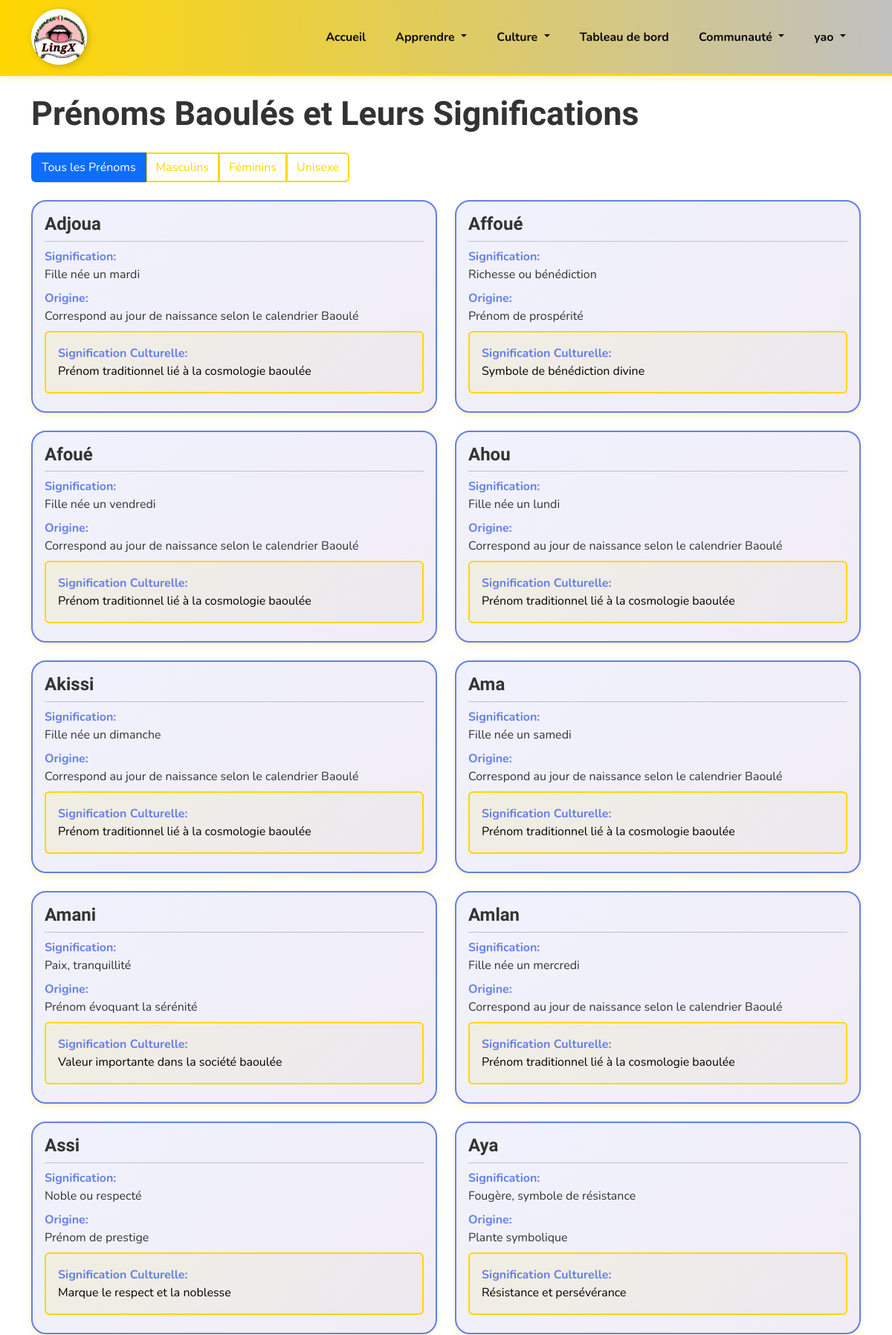
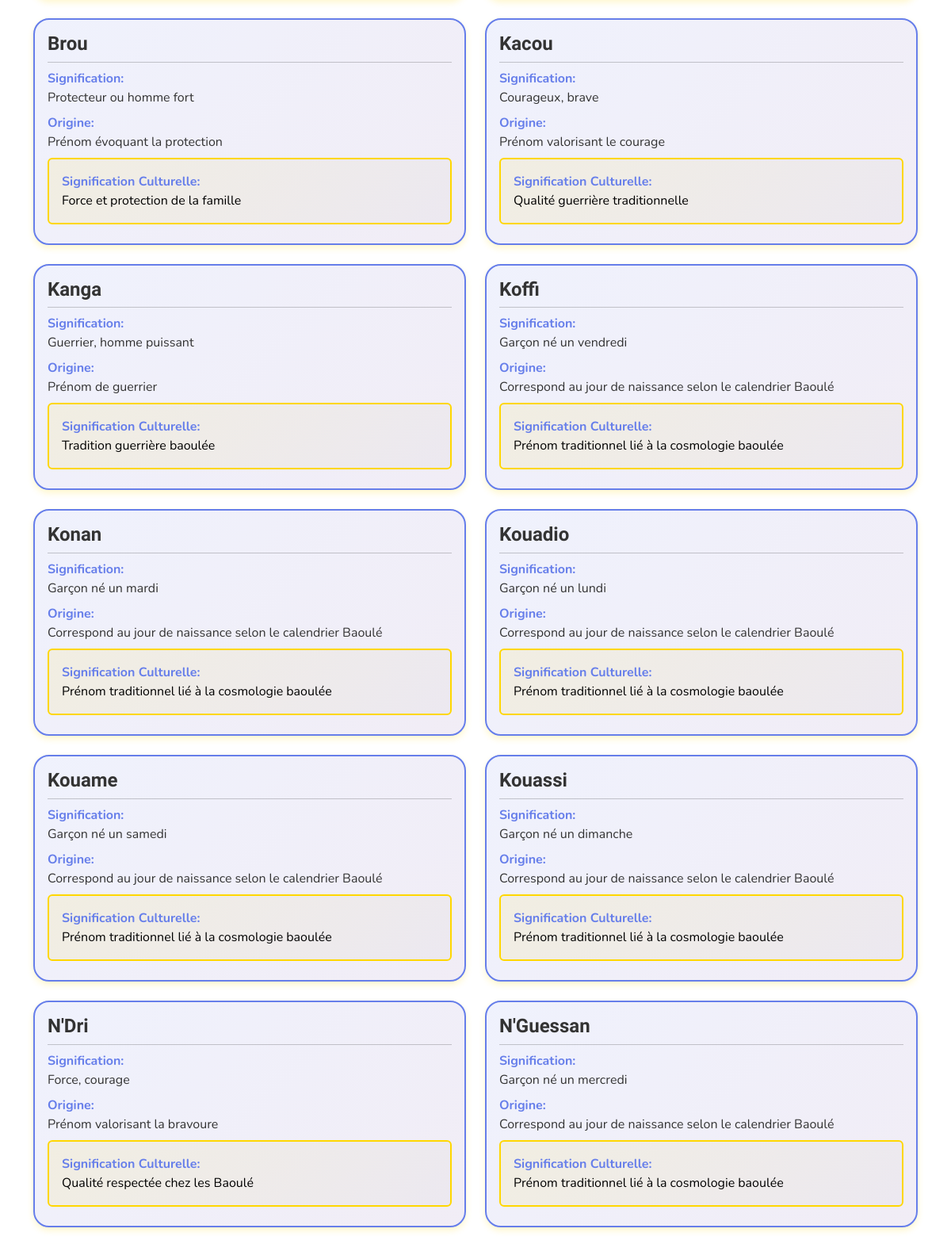
The app's page /baule-names/ (signed in, upper part) with its own data (2 pictures, top to bottom).
### lingx/models.py (models this page shows, shortened)
class BaouleName(models.Model):
    GENDER_CHOICES = [
        ('M', 'Masculin'),
        ('F', 'Féminin'),
        ('U', 'Unisexe'),
    ]
    name_baule = models.CharField(max_length=100, unique=True)
    meaning_french = models.TextField()
    gender = models.CharField(max_length=1, choices=GENDER_CHOICES, default='U')
    origin = models.CharField(max_length=200, blank=True, help_text="Origine ou histoire du prénom")
    cultural_significance = models.TextField(blank=True, help_text="Signification culturelle")
    similar_names = models.TextField(blank=True, help_text="Prénoms similaires ou variantes")
    audio_file = models.FileField(upload_to='audio/names/', blank=True, null=True)
    order = models.IntegerField(default=0)
    created_at = models.DateTimeField(auto_now_add=True)
    class Meta:
        ordering = ['order', 'name_baule']

### lingx/views.py (the view)
# urls.py: path('baule-names/', views.baule_names_view, name='baule_names'),
@login_required
def baule_names_view(request):
    gender = request.GET.get('gender', '')
    if gender in ['M', 'F', 'U']:
        names = BaouleName.objects.filter(gender=gender)
    else:
        names = BaouleName.objects.all()
    context = {
        'names': names,
        'selected_gender': gender,
    }
    return render(request, 'baule_names.html', context)

### lingx/context_processors.py (called while the page is built, shortened)
def sous_groupes_images(request):
    repo_static = Path(__file__).resolve().parents[2] / 'static'
    images_dir = repo_static / 'images' / 'SOUS GROUPES'
    if not images_dir.exists() or not images_dir.is_dir():
        return {'sous_groupes_images': []}

### templates/baule_names.html (shortened to what this page needs)
{% extends 'base.html' %} {% load static %} {% block content %}
<div class="container mt-4">
  <h1>Prénoms Baoulés et Leurs Significations</h1>
  <div class="mb-4">
    <div class="btn-group" role="group" aria-label="Filtrer les prénoms">
      <a
        href="{% url 'baule_names' %}"
        class="btn btn-outline-primary {% if not selected_gender %}active{% endif %}"
      >
        Tous les Prénoms
      </a>
      <a
        href="?gender=M"
        class="btn btn-outline-primary {% if selected_gender == 'M' %}active{% endif %}"
      >
        Masculins
      </a>
      <a
        href="?gender=F"
        class="btn btn-outline-primary {% if selected_gender == 'F' %}active{% endif %}"
      >
        Féminins
      </a>
      <a
        href="?gender=U"
        class="btn btn-outline-primary {% if selected_gender == 'U' %}active{% endif %}"
      >
        Unisexe
      </a>
    </div>
  </div>
  <div class="row">
    {% for name in names %}
    <div class="col-md-6 mb-4">
      <div
        class="card h-100 name-card position-relative"
        style="min-height: 220px"
      >
        <div class="card-body baoule-content">
          <h4 class="card-title mb-0">{{ name.name_baule }}</h4>
          <hr class="my-2" />
          <p class="card-text mb-2">
            <strong>Signification:</strong><br />
            {{ name.meaning_french }}
          </p>
          {% if name.origin %}
          <p class="card-text mb-2">
            <strong>Origine:</strong><br />
            {{ name.origin }}
          </p>
          {% endif %} {% if name.cultural_significance %}
          <div class="alert alert-info mb-2">
            <strong>Signification Culturelle:</strong><br />
            {{ name.cultural_significance }}
          </div>
          {% endif %}
        </div>
      </div>
    </div>
    {% empty %}
    <div class="col-12">
      <div class="alert alert-warning">
        Aucun prénom trouvé pour cette sélection.
      </div>
    </div>
    {% endfor %}
  </div>
</div>
{% endblock %}

### templates/base.html (shortened to what this page needs)
{% load static %}
<!doctype html>
<html lang="fr">
  <head>
    <link
      href="https://cdn.jsdelivr.net/npm/bootstrap@5.3.0/dist/css/bootstrap.min.css"
      rel="stylesheet"
    />
    <link rel="stylesheet" href="{% static 'css/esatic-theme.css' %}" />
    <link rel="stylesheet" href="{% static 'css/duolingo-baoule.css' %}" />
  </head>
  <body>
    <nav class="navbar navbar-expand-lg sticky-top">
      <div class="container">
        <a
          class="navbar-brand"
          href="{% url 'home' %}"
          style="display: flex; align-items: center; padding: 0"
        >
          <img
            src="{% static 'images/lingx_circular.png' %}"
            alt="LingX Logo"
            style="
              width: 75px;
              height: 75px;
              object-fit: contain;
              filter: drop-shadow(2px 2px 4px rgba(0, 0, 0, 0.2));
            "
          />
        </a>
        <div class="collapse navbar-collapse" id="navbarNav">
          <ul class="navbar-nav ms-auto">
            {% if user.is_authenticated %}
            <li class="nav-item">
              <a class="nav-link" href="{% url 'home' %}"> Accueil</a>
            </li>
            {% endif %}
            <li class="nav-item dropdown">
              <a
                class="nav-link dropdown-toggle"
                href="#"
                role="button"
                data-bs-toggle="dropdown"
              >
                Apprendre
              </a>
            </li>
            <li class="nav-item dropdown">
              <a
                class="nav-link dropdown-toggle"
                href="#"
                role="button"
                data-bs-toggle="dropdown"
              >
                Culture
              </a>
            </li>
            {% if user.is_authenticated %}
            <li class="nav-item">
              <a class="nav-link" href="{% url 'dashboard' %}">
                Tableau de bord</a
              >
            </li>
            <li class="nav-item dropdown">
              <a
                class="nav-link dropdown-toggle"
                href="#"
                role="button"
                data-bs-toggle="dropdown"
              >
                Communauté
              </a>
            </li>
            <li class="nav-item dropdown">
              <a
                class="nav-link dropdown-toggle"
                href="#"
                role="button"
                data-bs-toggle="dropdown"
              >
                {{ user.username }}
              </a>
            </li>
            {% endif %}
          </ul>
        </div>
      </div>
    </nav>
    <main>{% block content %}{% endblock %}</main>
  </body>
</html>

### static/css/esatic-theme.css (style rules this page uses)
:root { --primary-color: #ffd700; --secondary-color: #c0c0c0; --success-color: #66BB6A; --warning-color: #ffd700; --danger-color: #EF5350; --dark-color: #000000; --light-color: #ffffff; --gradient: linear-gradient(135deg, #ffd700 0%, #c0c0c0 100%); }
body { font-family: 'Inter', -apple-system, BlinkMacSystemFont, 'Segoe UI', sans-serif; background: #ffffff; min-height: 100vh; color: #000000; }
.navbar { background: var(--gradient) !important; backdrop-filter: blur(10px); box-shadow: 0 4px 8px rgba(255, 215, 0, 0.2); }
.navbar-brand { font-weight: 700; font-size: 1.5rem; font-family: 'Playfair Display', serif; color: #000000 !important; }
.nav-link { color: #000000 !important; font-weight: 600; }
.btn-outline-primary { border: 2px solid #ffd700; color: #ffd700; background: transparent; }
.card { border: 2px solid #ffd700; border-radius: 20px; box-shadow: 0 4px 8px rgba(255, 215, 0, 0.2); transition: all 0.3s ease; overflow: hidden; background: white; }
.alert-info { background: linear-gradient(135deg, rgba(255, 215, 0, 0.1) 0%, rgba(192, 192, 192, 0.1) 100%); border: 2px solid #ffd700; color: #000000; }

### static/css/duolingo-baoule.css (style rules this page uses)
:root { --or: #FFD700; --or-clair: #FFED4E; --or-sombre: #CCB000; --argent: #C0C0C0; --argent-clair: #E8E8E8; --argent-sombre: #A9A9A9; --bleu: #007FFF; --bleu-nuit: #003F7F; --bleu-clair: #4DA6FF; --orange-red: #FF4500; --blanc: #FFFFFF; --noir-doux: #0A0A0A; --gris-fond: #F4F6F8; --texte: #333333; --gradient-navbar: linear-gradient(90deg, #FFD700 0%, #C0C0C0 100%); --gold: #FFD700; --gold-dark: #CCB000; --brun: #003F7F; --vert: #4CAF50; --noir: #007FFF; --creme: #FFF8E7; --rouge: #FF4500; --bleu-old: #007FFF; --orange: #FF4500; --vert-clair: #E8F5E9; --rouge-clair: #FFEBEE; --bleu-clair-old: #E3F2FD; --gris: #F4F6F8; }
body { font-family: 'Nunito', sans-serif; color: var(--texte); }
h1, h2, h3, h4, h5, h6, .section-title { font-family: 'Baloo 2', cursive; font-weight: 700; }

### templates/base.html (style rules this page uses)
:root { --or: #ffd700; --or-clair: #ffed4e; --or-sombre: #ccb000; --argent: #c0c0c0; --argent-clair: #e8e8e8; --bleu: #007fff; --bleu-nuit: #003f7f; --bleu-clair: #4da6ff; --orange-red: #ff4500; }
.navbar { background: linear-gradient(90deg, #ffd700 0%, #c0c0c0 100%) !important; border-bottom: 3px solid #ffd700; padding: 12px 0 !important; min-height: auto; }
.navbar .nav-link { color: #0a0a0a !important; font-weight: 700 !important; font-size: 16px !important; padding: 12px 20px !important; transition: all 0.2s; }
h1 { font-size: 2.8rem !important; font-weight: 900 !important; margin-bottom: 25px !important; }
h4 { font-size: 1.5rem !important; font-weight: 700 !important; margin-bottom: 15px !important; }

### templates/baule_names.html (style rules this page uses)
.name-card { background: linear-gradient( 135deg, rgba(102, 126, 234, 0.1) 0%, rgba(118, 75, 162, 0.1) 100% ); border: 2px solid #667eea; transition: transform 0.3s, box-shadow 0.3s; }
.name-card .card-body { color: #333; }
.name-card strong { color: #667eea; }

### records on screen
BaouleName: name_baule "Adjoua", meaning_french "Fille née un mardi", origin "Correspond au jour de naissance selon le calendrier Baoulé", cultural_significance "Prénom traditionnel lié à la cosmologie baoulée"
BaouleName: name_baule "Affoué", meaning_french "Richesse ou bénédiction", origin "Prénom de prospérité", cultural_significance "Symbole de bénédiction divine"
BaouleName: name_baule "Afoué", meaning_french "Fille née un vendredi", origin "Correspond au jour de naissance selon le calendrier Baoulé", cultural_significance "Prénom traditionnel lié à la cosmologie baoulée"
BaouleName: name_baule "Ahou", meaning_french "Fille née un lundi", origin "Correspond au jour de naissance selon le calendrier Baoulé", cultural_significance "Prénom traditionnel lié à la cosmologie baoulée"
BaouleName: name_baule "Akissi", meaning_french "Fille née un dimanche", origin "Correspond au jour de naissance selon le calendrier Baoulé", cultural_significance "Prénom traditionnel lié à la cosmologie baoulée"
BaouleName: name_baule "Ama", meaning_french "Fille née un samedi", origin "Correspond au jour de naissance selon le calendrier Baoulé", cultural_significance "Prénom traditionnel lié à la cosmologie baoulée"
BaouleName: name_baule "Amani", meaning_french "Paix, tranquillité", origin "Prénom évoquant la sérénité", cultural_significance "Valeur importante dans la société baoulée"
BaouleName: name_baule "Amlan", meaning_french "Fille née un mercredi", origin "Correspond au jour de naissance selon le calendrier Baoulé", cultural_significance "Prénom traditionnel lié à la cosmologie baoulée"
BaouleName: name_baule "Assi", meaning_french "Noble ou respecté", origin "Prénom de prestige", cultural_significance "Marque le respect et la noblesse"
BaouleName: name_baule "Aya", meaning_french "Fougère, symbole de résistance", origin "Plante symbolique", cultural_significance "Résistance et persévérance"
BaouleName: name_baule "Brou", meaning_french "Protecteur ou homme fort", origin "Prénom évoquant la protection", cultural_significance "Force et protection de la famille"
BaouleName: name_baule "Kacou", meaning_french "Courageux, brave", origin "Prénom valorisant le courage", cultural_significance "Qualité guerrière traditionnelle"
BaouleName: name_baule "Kanga", meaning_french "Guerrier, homme puissant", origin "Prénom de guerrier", cultural_significance "Tradition guerrière baoulée"
BaouleName: name_baule "Koffi", meaning_french "Garçon né un vendredi", origin "Correspond au jour de naissance selon le calendrier Baoulé", cultural_significance "Prénom traditionnel lié à la cosmologie baoulée"
BaouleName: name_baule "Konan", meaning_french "Garçon né un mardi", origin "Correspond au jour de naissance selon le calendrier Baoulé", cultural_significance "Prénom traditionnel lié à la cosmologie baoulée"
BaouleName: name_baule "Kouadio", meaning_french "Garçon né un lundi", origin "Correspond au jour de naissance selon le calendrier Baoulé", cultural_significance "Prénom traditionnel lié à la cosmologie baoulée"
BaouleName: name_baule "Kouame", meaning_french "Garçon né un samedi", origin "Correspond au jour de naissance selon le calendrier Baoulé", cultural_significance "Prénom traditionnel lié à la cosmologie baoulée"
BaouleName: name_baule "Kouassi", meaning_french "Garçon né un dimanche", origin "Correspond au jour de naissance selon le calendrier Baoulé", cultural_significance "Prénom traditionnel lié à la cosmologie baoulée"
BaouleName: name_baule "N'Dri", meaning_french "Force, courage", origin "Prénom valorisant la bravoure", cultural_significance "Qualité respectée chez les Baoulé"
BaouleName: name_baule "N'Guessan", meaning_french "Garçon né un mercredi", origin "Correspond au jour de naissance selon le calendrier Baoulé", cultural_significance "Prénom traditionnel lié à la cosmologie baoulée"

### other values on screen
{{ user.username }} "yao"
